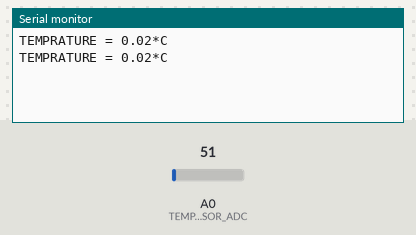
Recording of a sketch running on a simulated Arduino Uno, built with avr-gcc and run on an emulated ATmega328P. On the bench: the last lines printed to the serial monitor. The inputs (shaded band) are chosen by the test bench; at power-on: A0 (TEMPERATURE_SENSOR_ADC) = 51.

Above: at 1.8 s.
1.9 s: A0 (TEMPERATURE_SENSOR_ADC) set to 61
At 2.6 s:
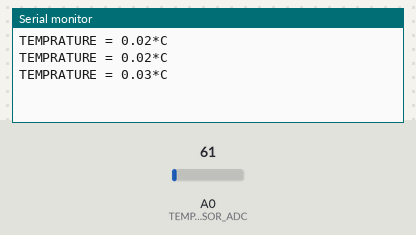
3.4 s: A0 (TEMPERATURE_SENSOR_ADC) set to 86
At 4.8 s:
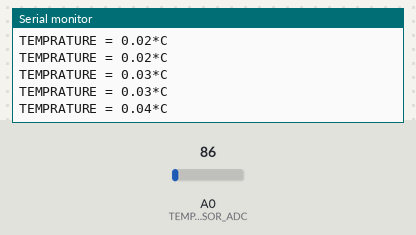
Timing chart, 0 to 6.4 s (numbered marks = the images above; inputs shaded):
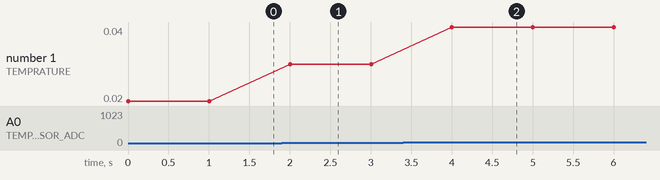

Measured:
- after the input at 1.9 s, the serial monitor: prints a new line after 0.10 s (image 1)
- after the input at 3.4 s, the serial monitor: prints a new line after 0.60 s (image 2)
- plotted number 1: 0.02 → 0.03 after the input at 1.9 s, 0.03 → 0.04 after the input at 3.4 s

The sketch:

sensor.ino
```cpp
#define TEMPERATURE_SENSOR_ADC (0)
float temperatureInCelcius=0.0;

void setup()
{
  Serial.begin(9600);
}

void loop()
{
  temperatureInCelcius = (analogRead(TEMPERATURE_SENSOR_ADC) * 5.0) / (1024.0 * 10.0);
  Serial.print("TEMPRATURE = ");
  Serial.print(temperatureInCelcius);
  Serial.print("*C");
  Serial.println();
  delay(1000);
}
```
